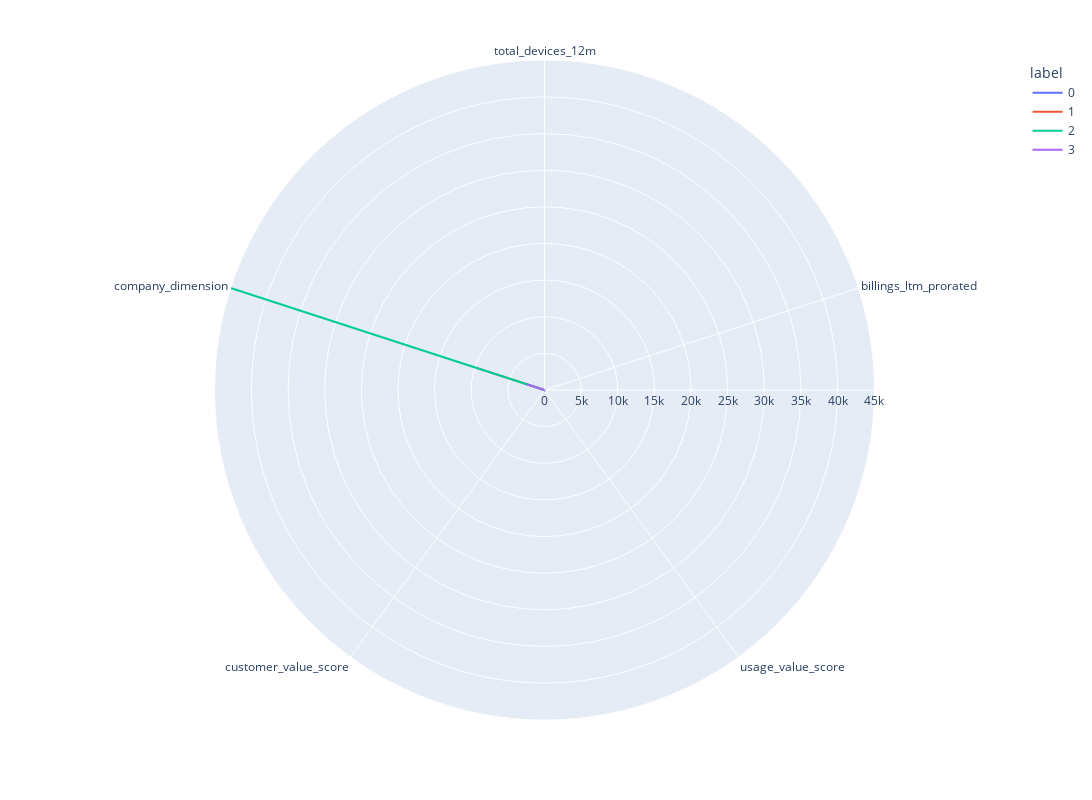

Notebook code for this chart:
### Code cell
clusters=pd.DataFrame(features, columns=normalized_df.columns)
clusters['label']=kmeans.labels_
polar=clusters.groupby("label").mean().reset_index()
polar=pd.melt(polar,id_vars=["label"])
fig = px.line_polar(polar, r="value", theta="variable", color="label", line_close=True,height=800,width=1400)
fig.show()

### Figure 1 — Plotly figure (JSON) as saved in the notebook; plotly's stock layout.template omitted (floating-point values rounded to 4 significant figures)
{"data": [{"hovertemplate": "label=0<br>value=%{r}<br>variable=%{theta}<extra></extra>", "legendgroup": "0", "line": {"color": "#636efa", "dash": "solid"}, "marker": {"symbol": "circle"}, "mode": "lines", "name": "0", "r": [1.255, 0.6617, 1.153, 0.2705, 6.394, 1.255], "showlegend": true, "subplot": "polar", "theta": ["total_devices_12m", "billings_ltm_prorated", "usage_value_score", "customer_value_score", "company_dimension", "total_devices_12m"], "type": "scatterpolar"}, {"hovertemplate": "label=1<br>value=%{r}<br>variable=%{theta}<extra></extra>", "legendgroup": "1", "line": {"color": "#EF553B", "dash": "solid"}, "marker": {"symbol": "circle"}, "mode": "lines", "name": "1", "r": [4.198, 0.8715, 6.647, -0.2802, 9760.0, 4.198], "showlegend": true, "subplot": "polar", "theta": ["total_devices_12m", "billings_ltm_prorated", "usage_value_score", "customer_value_score", "company_dimension", "total_devices_12m"], "type": "scatterpolar"}, {"hovertemplate": "label=2<br>value=%{r}<br>variable=%{theta}<extra></extra>", "legendgroup": "2", "line": {"color": "#00cc96", "dash": "solid"}, "marker": {"symbol": "circle"}, "mode": "lines", "name": "2", "r": [13.31, -0.202, -0.02823, -0.5, 45040.0, 13.31], "showlegend": true, "subplot": "polar", "theta": ["total_devices_12m", "billings_ltm_prorated", "usage_value_score", "customer_value_score", "company_dimension", "total_devices_12m"], "type": "scatterpolar"}, {"hovertemplate": "label=3<br>value=%{r}<br>variable=%{theta}<extra></extra>", "legendgroup": "3", "line": {"color": "#ab63fa", "dash": "solid"}, "marker": {"symbol": "circle"}, "mode": "lines", "name": "3", "r": [4.556, 4.3, 2.911, 0.06487, 2551.0, 4.556], "showlegend": true, "subplot": "polar", "theta": ["total_devices_12m", "billings_ltm_prorated", "usage_value_score", "customer_value_score", "company_dimension", "total_devices_12m"], "type": "scatterpolar"}], "layout": {"height": 800, "legend": {"title": {"text": "label"}, "tracegroupgap": 0}, "margin": {"t": 60}, "polar": {"angularaxis": {"direction": "clockwise", "rotation": 90}, "domain": {"x": [0, 1], "y": [0, 1]}}, "width": 1400}}
